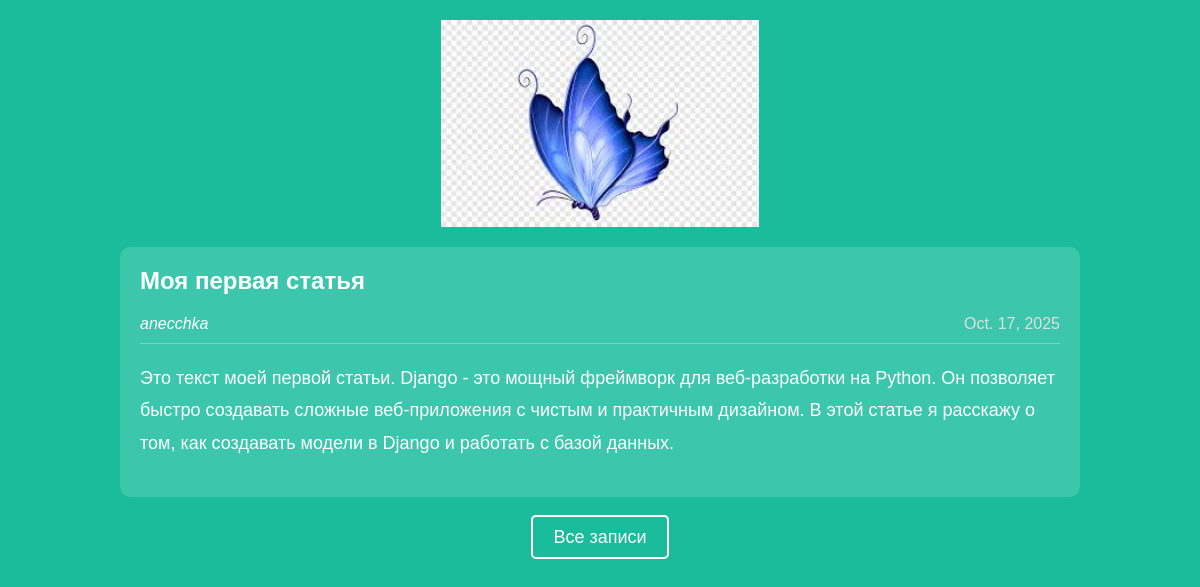
The app's page /article/1/ with its own data.
### articles/models.py (models this page shows, shortened)
class Article(models.Model):
    title = models.CharField(max_length=200)
    author = models.ForeignKey(User, on_delete=models.CASCADE)
    text = models.TextField()
    created_date = models.DateField(auto_now_add=True)

### articles/views.py (the view)
# urls.py: re_path(r'^article/(?P<article_id>\d+)/$', views.get_article, name='get_article'),
def get_article(request, article_id):
    try:
        post = Article.objects.get(id=article_id)
        return render(request, 'article.html', {"post": post})
    except Article.DoesNotExist:
        raise Http404

### articles/templates/article.html (shortened to what this page needs)
<!DOCTYPE html>
<html>
<head>
    {% load static %}
    <link rel="stylesheet" href="{% static 'css/articles.css' %}">
</head>
<body class="article">
    <div class="header">
        <img src="{% static 'img/logo.png' %}" alt="Логотип" />
    </div>
    <div class="archive">
        <div class="one-post">
            <h2 class="post-title">{{ post.title }}</h2>
            <div class="article-info">
                <div class="article-author">{{ post.author.username }}</div>
                <div class="article-created-date">{{ post.created_date }}</div>
            </div>
            <p class="article-text">{{ post.text }}</p>
        </div>
        <div class="back-to-archive">
            <a href="{% url 'archive' %}">Все записи</a>
        </div>
    </div>
</body>
</html>

### articles/static/css/articles.css (style rules this page uses)
body { background: #1abc9c; font-family: Tahoma, Arial, sans-serif; color: #ffffff; margin: 0; padding: 0; }
.header img { display: block; width: 318px; margin-left: auto; margin-right: auto; padding: 20px 0; }
.archive { width: 960px; margin-left: auto; margin-right: auto; }
.one-post { background: rgba(255, 255, 255, 0.1); margin-bottom: 30px; padding: 20px; border-radius: 10px; }
.post-title { margin-top: 0; font-size: 24px; }
.article-info { overflow: hidden; margin-bottom: 15px; border-bottom: 1px solid rgba(255, 255, 255, 0.3); padding-bottom: 10px; }
.article-author { width: 50%; float: left; font-style: italic; }
.article-created-date { width: 50%; float: left; text-align: right; color: #e0e0e0; }
.article-text { line-height: 1.6; font-size: 16px; }
body.article .one-post { background: rgba(255, 255, 255, 0.15); margin-bottom: 20px; }
body.article .article-text { font-size: 18px; line-height: 1.8; }
.back-to-archive { text-align: center; margin-top: 30px; }
.back-to-archive a { color: #ffffff; text-decoration: none; font-size: 18px; padding: 10px 20px; border: 2px solid #ffffff; border-radius: 5px; transition: all 0.3s ease; }

### records on screen
Article: title "Моя первая статья", author.username "anecchka", created_date "Oct. 17, 2025", text "Это текст моей первой статьи. Django - это мощный фреймворк для веб-разработки на Python. Он позволяет быстро создавать сложные веб-приложения с чистым и практичным дизайном. В этой статье я расскажу о том, как создавать модели в Django и работать с базой данных."
